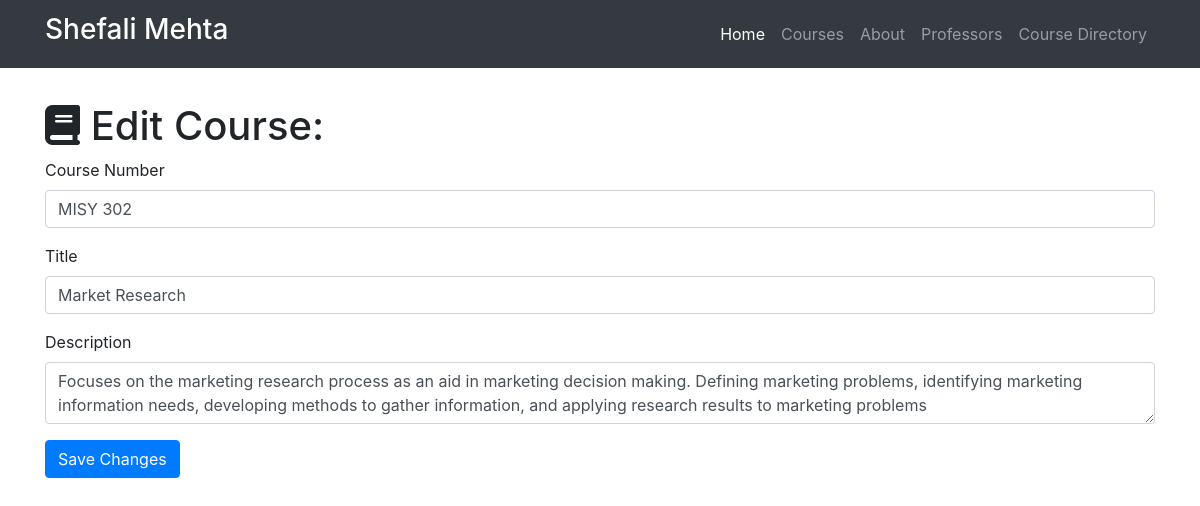
The app's page /course-directory/edit/4 with its own data.
### resume.py (models this page shows)
class Course(db.Model):
    __tablename__ = 'courses'
    id = db.Column(db.Integer, primary_key=True)
    course_number = db.Column(db.Integer)
    title = db.Column(db.String(256))
    description = db.Column(db.Text)
    professor_id = db.Column(db.Integer, db.ForeignKey('professors.id'))

### resume.py (the view, shortened to what this page needs)
@app.route('/course-directory/edit/<int:id>', methods=['GET', 'POST'])
def edit_course(id):
    course = Course.query.filter_by(id=id).first()
    if request.method == 'GET':
        return render_template('course-edit.html', course=course)

### templates/course-edit.html (shortened to what this page needs)
{% extends "base.html" %}
{% block head%}
  {{super()}}
{% endblock %}
{% block page_content %}
<div class="container">
   <h1 class="mt-5"><i class="fa fa-book" aria-hidden="true"></i> Edit Course:</h1>
  <form action="/course-directory/edit/{{course.id}}" method="post">
    <div class="form-group">
      <label>Course Number</label>
      <input class="form-control" type="text" name="course number" value="{{course.course_number}}" required="true">
    </div>
    <div class="form-group">
    <label>Title</label>
    <input class="form-control" type="text" name="title" value="{{course.title}}" required="true">
  </div>
    <div class="form-group">
      <label>Description</label>
      <textarea class="form-control" name="description" required="true">{{course.description}}</textarea>
    </div>
    <button type="submit" class="btn btn-primary">Save Changes</button>
  </form>
 </div>
{% endblock %}

### templates/course-edit.html (style rules this page uses)
body { padding-top: 54px; }

### records on screen
Course: course_number "MISY 302", title "Market Research", description "Focuses on the marketing research process as an aid in marketing decision making. Defining marketing problems, identifying marketing information needs, developing methods to gather information, and applying research results to marketing problems"
